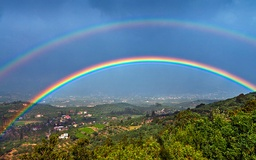
#> input picture 210962046_week4/resources/rainbow.jpg, 256 x 160 px, shrunk from 1920 x 1200 before the run, found by its file name
$ python q4.py
#> lines starting #> are read from the running program, lines starting #| are printed output that depends on the picture
import cv2
import numpy as np
import matplotlib.pyplot as plt

image=cv2.imread('c://users//ugcse.PG-CP.000//PycharmProjects//210962046//files//rainbow.jpg')
#> image is the input picture: shape (160, 256, 3); mean B, G, R 132.3, 117.6, 89.3
pixels = image.reshape(-1, 3).astype(np.float32)

K = 10

criteria = (cv2.TERM_CRITERIA_EPS + cv2.TERM_CRITERIA_MAX_ITER, 100, 0.2)
_, labels, centers = cv2.kmeans(pixels, K, None, criteria, 10, cv2.KMEANS_RANDOM_CENTERS)
#> centers = [[135.1, 151.1, 194.2], [179, 224.3, 197.6], [104, 105.2, 97.39], [200.3, 150.8, 96.32], [8.26, 42.49, 40.15], [16.34, 76.01, 75.54], [170, 140.1, 116.6], [178.8, 124.8, 75.74], [61.65, 73.26, 72.33], [37.21, 109.4, 113.2]]

centers = np.uint8(centers)
#> centers = [[135, 151, 194], [178, 224, 197], [103, 105, 97], [200, 150, 96], [8, 42, 40], [16, 76, 75], [169, 140, 116], [178, 124, 75], [61, 73, 72], [37, 109, 113]]

segmented_image = centers[labels.flatten()].reshape(image.shape)
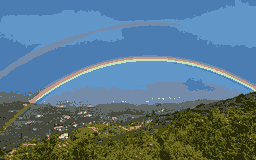
#> segmented_image: shape (160, 256, 3); mean B, G, R 131.7, 117, 88.8

plt.imshow(cv2.cvtColor(segmented_image, cv2.COLOR_BGR2RGB))
plt.axis('off')
plt.show()
cv2.waitKey(0)
cv2.destroyAllWindows()

$ run again, with 210962046_week4/resources/car_highway.jpg copied over 210962046_week4/resources/rainbow.jpg
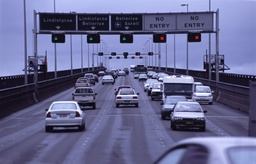
#> input picture 210962046_week4/resources/car_highway.jpg, 256 x 164 px, shrunk from 2048 x 1310 before the run, found by its file name
#> image is the input picture: shape (164, 256, 3); mean B, G, R 144.3, 103.6, 102.1
#> `_, labels, centers = cv2.kmeans(pixels, K, None, criteria, 10, cv2.KME..`: centers = [[36.91, 18.76, 21.97], [218.5, 163.3, 155.5], [240.2, 192.9, 185.8], [69.65, 42.24, 45.71], [204.9, 147.1, 139.5], [47.94, 43.18, 124.5], [175.8, 127.8, 124.5], [100, 66.56, 69.7], [151.3, 107.7, 107.3], [126.1, 88.49, 90.29]]
#> `centers = np.uint8(centers)`: centers = [[36, 18, 21], [218, 163, 155], [240, 192, 185], [69, 42, 45], [204, 147, 139], [47, 43, 124], [175, 127, 124], [99, 66, 69], [151, 107, 107], [126, 88, 90]]
#> `plt.show()`:
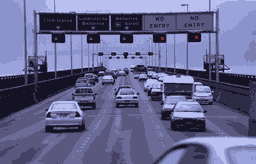
#> shown: shape (164, 256, 3); mean R, G, B 101.6, 103.1, 143.8

$ run again, with 210962046_week4/resources/cat.jpg copied over 210962046_week4/resources/rainbow.jpg
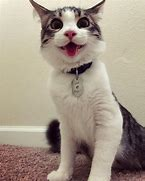
#> input picture 210962046_week4/resources/cat.jpg, 145 x 181 px, found by its file name
#> image is the input picture: shape (181, 145, 3); mean B, G, R 136.9, 151.7, 164.6
#> `_, labels, centers = cv2.kmeans(pixels, K, None, criteria, 10, cv2.KME..`: centers = [[185.5, 205.6, 211.6], [43.93, 39.89, 59.85], [21.56, 15.03, 31.35], [206.7, 224.3, 229.7], [166.2, 189.1, 196.5], [65.73, 66.21, 92.06], [87.21, 92.21, 121.7], [151.5, 172.2, 181.2], [109.4, 118.9, 143.2], [131.2, 146.6, 162]]
#> `centers = np.uint8(centers)`: centers = [[185, 205, 211], [43, 39, 59], [21, 15, 31], [206, 224, 229], [166, 189, 196], [65, 66, 92], [87, 92, 121], [151, 172, 181], [109, 118, 143], [131, 146, 162]]
#> `segmented_image = centers[labels.flatten()].reshape(image.shape)`:
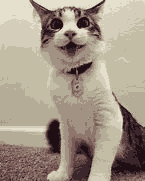
#> segmented_image: shape (181, 145, 3); mean B, G, R 136.5, 151.3, 164.2
